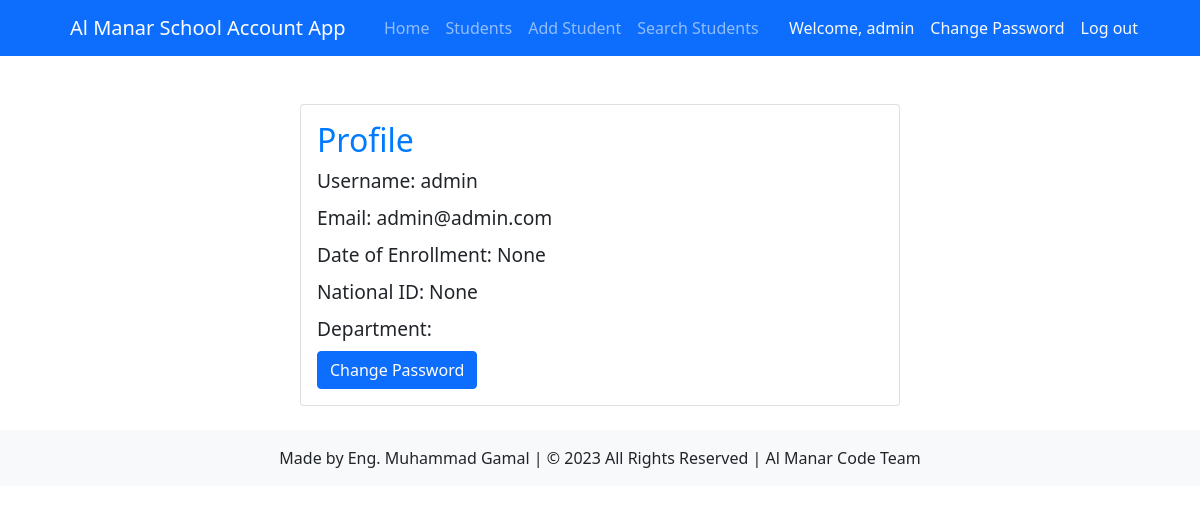
Page /view_profile/ (signed in) on the committed database.
### account/models.py (models this page shows)
class User(AbstractUser):
    username = models.CharField(max_length=150, unique=True)  # Add the username field
    email = models.EmailField(unique=True)
    date_of_enrollment = models.DateField(null=True, blank=True)
    national_id = models.CharField(max_length=20, null=True, blank=True)
    department = models.CharField(max_length=20, choices=[
        ('accounts', 'Accounts'),
        ('student_affairs', 'Student Affairs'),
        ('administration', 'Administration')
    ])
    USERNAME_FIELD = 'username'
    REQUIRED_FIELDS = ['email']
    objects = CustomUserManager()
    class Meta:
        permissions = [
            ('can_view_reports', 'Can view all reports'),
            ('can_edit_employee', 'Can edit employee profile'),
            ('can_add_student', 'Can add new student'),
            ('can_edit_student', 'Can edit student profile'),
            ('can_add_expense', 'Can add new expense'),
            ('can_pay_installment', 'Can pay student installment')
        ]

### account/views.py (the view)
# urls.py: path('view_profile/', views.view_profile, name='view_profile'),
@login_required
def view_profile(request):
    user = request.user
    context = {
        'user': user
    }
    return render(request, 'account/profile.html', context)

### account/templates/account/profile.html (shortened to what this page needs)
{% extends 'students/base.html' %}
{% load crispy_forms_tags %}
{% block content %}
<div class="card mt-4">
  <div class="card-body">
    <h1 class="card-title">Profile</h1>
    <p class="card-text">Username: {{ user.username }}</p>
    <p class="card-text">Email: {{ user.email }}</p>
    <p class="card-text">Date of Enrollment: {{ user.date_of_enrollment }}</p>
    <p class="card-text">National ID: {{ user.national_id }}</p>
    <p class="card-text">Department: {{ user.get_department_display }}</p>
    <a href="{% url 'account:change_password' %}" class="btn btn-primary">Change Password</a>
  </div>
</div>
{% endblock content %}

### students/templates/students/base.html (shortened to what this page needs)
{% load static %}
{% load crispy_forms_tags %}
<!DOCTYPE html>
<html lang="en">
<head>
<link rel="stylesheet" href="{% static 'css/bootstrap.css' %}">
<link rel="stylesheet" href="{% static 'css/bootstrap.min.css' %}">
<link rel="stylesheet" href="{% static 'css/bootstrap.rtl.css' %}">
<link rel="stylesheet" href="{% static 'css/bootstrap.rtl.min.css' %}">
<link rel="stylesheet" href="{% static 'css/bootstrap-grid.css' %}">
<link rel="stylesheet" href="{% static 'css/bootstrap-grid.min.css' %}">
<link rel="stylesheet" href="{% static 'css/bootstrap-grid.rtl.css' %}">
<link rel="stylesheet" href="{% static 'css/bootstrap-grid.rtl.min.css' %}">
<link rel="stylesheet" href="{% static 'css/bootstrap-reboot.css' %}">
<link rel="stylesheet" href="{% static 'css/bootstrap-reboot.min.css' %}">
<link rel="stylesheet" href="{% static 'css/bootstrap-reboot.rtl.css' %}">
<link rel="stylesheet" href="{% static 'css/bootstrap-reboot.rtl.min.css' %}">
<link rel="stylesheet" href="{% static 'css/bootstrap-utilities.css' %}">
<link rel="stylesheet" href="{% static 'css/bootstrap-utilities.min.css' %}">
<link rel="stylesheet" href="{% static 'css/bootstrap-utilities.rtl.css' %}">
<link rel="stylesheet" href="{% static 'css/bootstrap-utilities.rtl.min.css' %}">
<link rel="stylesheet" href="{% static 'css/style.css' %}">
<link rel="stylesheet" href="https://use.fontawesome.com/releases/v5.15.3/css/all.css">
<link rel="stylesheet" href="https://cdn.jsdelivr.net/npm/bootstrap-icons%401.5.0/font/bootstrap-icons.css">
<link rel="stylesheet" href="https://cdnjs.cloudflare.com/ajax/libs/twitter-bootstrap/5.0.2/css/bootstrap.min.css" />
</head>
<body>
  <nav class="navbar navbar-expand-lg navbar-dark bg-primary">
    <div class="container">
      <a class="navbar-brand" href="#">Al Manar School Account App</a>
      <div class="collapse navbar-collapse" id="navbarNav">
        <ul class="navbar-nav me-auto">
          <li class="nav-item">
            <a class="nav-link {% if request.resolver_match.url_name == 'home' %}active{% endif %}" href="{% url 'students:home' %}">Home</a>
          </li>
          <li class="nav-item">
            <a class="nav-link {% if request.resolver_match.url_name == 'student_list' %}active{% endif %}" href="{% url 'students:student_list' %}">Students</a>
          </li>
          <li class="nav-item">
            <a class="nav-link {% if request.resolver_match.url_name == 'add_student' %}active{% endif %}" href="{% url 'students:add_student' %}">Add Student</a>
          </li>
          <li class="nav-item">
            <a class="nav-link {% if request.resolver_match.url_name == 'search_student' %}active{% endif %}" href="{% url 'students:search_student' %}">Search Students</a>
          </li>
        </ul>
        <ul class="navbar-nav">
          {% if user.is_authenticated %}
            <li class="nav-item">
              <a class="nav-link text-light" href="{% url 'account:view_profile' %}">Welcome, {{ user.username }}</a>
            </li>
            <li class="nav-item">
              <a class="nav-link text-light" href="{% url 'account:change_password' %}">Change Password</a>
            </li>
            <li class="nav-item">
              <a class="nav-link text-light" href="{% url 'account:logout' %}">Log out</a>
            </li>
          {% endif %}
        </ul>
      </div>
    </div>
  </nav>
<div class="container py-4">
    {% block content %}
    {% endblock %}
</div>
<footer class="bg-light text-center py-3">
  Made by Eng. Muhammad Gamal | © 2023 All Rights Reserved | Al Manar Code Team
</footer>
</body>
</html>

### students/static/css/style.css (style rules this page uses)
.card { max-width: 600px; margin: 0 auto; background-color: #f8f9fa; }
.card-title { color: #007bff; font-size: 2rem; font-weight: 500; }
.card-text { font-size: 1.2rem; margin-bottom: 0.5rem; }
.btn-primary { background-color: #007bff; border-color: #007bff; }

### rows in the picture
User: username "admin", email "admin@admin.com", date_of_enrollment "None", national_id "None"
